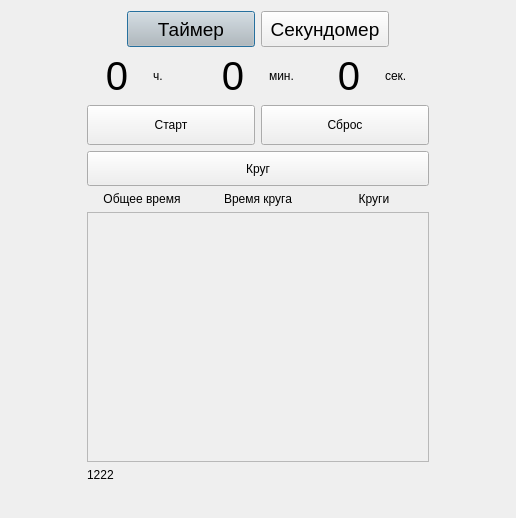
<?xml version="1.0" encoding="UTF-8"?>
<ui version="4.0">
 <class>Dialog</class>
 <widget class="QDialog" name="Dialog">
  <property name="geometry">
   <rect>
    <x>0</x>
    <y>0</y>
    <width>516</width>
    <height>518</height>
   </rect>
  </property>
  <property name="windowTitle">
   <string>Секундомер/Таймер</string>
  </property>
  <layout class="QVBoxLayout" name="verticalLayout_2">
   <item>
    <layout class="QHBoxLayout" name="horizontalLayout_20">
     <item>
      <spacer name="horizontalSpacer_3">
       <property name="orientation">
        <enum>Qt::Horizontal</enum>
       </property>
       <property name="sizeHint" stdset="0">
        <size>
         <width>40</width>
         <height>20</height>
        </size>
       </property>
      </spacer>
     </item>
     <item>
      <layout class="QVBoxLayout" name="verticalLayout">
       <item>
        <layout class="QHBoxLayout" name="horizontalLayout">
         <item>
          <spacer name="horizontalSpacer">
           <property name="orientation">
            <enum>Qt::Horizontal</enum>
           </property>
           <property name="sizeHint" stdset="0">
            <size>
             <width>40</width>
             <height>20</height>
            </size>
           </property>
          </spacer>
         </item>
         <item>
          <widget class="QPushButton" name="pushButton_Timer">
           <property name="minimumSize">
            <size>
             <width>128</width>
             <height>36</height>
            </size>
           </property>
           <property name="font">
            <font>
             <pointsize>14</pointsize>
             <weight>50</weight>
             <bold>false</bold>
            </font>
           </property>
           <property name="styleSheet">
            <string notr="true">background-color: rgb(192, 191, 188);</string>
           </property>
           <property name="text">
            <string>Таймер</string>
           </property>
          </widget>
         </item>
         <item>
          <widget class="QPushButton" name="pushButton_Sec">
           <property name="minimumSize">
            <size>
             <width>128</width>
             <height>36</height>
            </size>
           </property>
           <property name="font">
            <font>
             <pointsize>14</pointsize>
             <weight>50</weight>
             <bold>false</bold>
            </font>
           </property>
           <property name="text">
            <string>Секундомер</string>
           </property>
          </widget>
         </item>
         <item>
          <spacer name="horizontalSpacer_2">
           <property name="orientation">
            <enum>Qt::Horizontal</enum>
           </property>
           <property name="sizeHint" stdset="0">
            <size>
             <width>40</width>
             <height>20</height>
            </size>
           </property>
          </spacer>
         </item>
        </layout>
       </item>
       <item>
        <layout class="QHBoxLayout" name="horizontalLayout_3">
         <item>
          <widget class="QLabel" name="label_Sec_h_2">
           <property name="minimumSize">
            <size>
             <width>60</width>
             <height>45</height>
            </size>
           </property>
           <property name="font">
            <font>
             <pointsize>30</pointsize>
            </font>
           </property>
           <property name="text">
            <string>0</string>
           </property>
           <property name="alignment">
            <set>Qt::AlignCenter</set>
           </property>
          </widget>
         </item>
         <item>
          <widget class="QLabel" name="label_Sec_h">
           <property name="text">
            <string>ч.</string>
           </property>
          </widget>
         </item>
         <item>
          <widget class="QLabel" name="label_Sec_min_2">
           <property name="minimumSize">
            <size>
             <width>60</width>
             <height>0</height>
            </size>
           </property>
           <property name="font">
            <font>
             <pointsize>30</pointsize>
            </font>
           </property>
           <property name="text">
            <string>0</string>
           </property>
           <property name="alignment">
            <set>Qt::AlignCenter</set>
           </property>
          </widget>
         </item>
         <item>
          <widget class="QLabel" name="label_Sec_min">
           <property name="text">
            <string>мин.</string>
           </property>
          </widget>
         </item>
         <item>
          <widget class="QLabel" name="label_Sec_sec_2">
           <property name="minimumSize">
            <size>
             <width>60</width>
             <height>0</height>
            </size>
           </property>
           <property name="font">
            <font>
             <pointsize>30</pointsize>
            </font>
           </property>
           <property name="text">
            <string>0</string>
           </property>
           <property name="alignment">
            <set>Qt::AlignCenter</set>
           </property>
          </widget>
         </item>
         <item>
          <widget class="QLabel" name="label_Sec_sec">
           <property name="text">
            <string>сек.</string>
           </property>
          </widget>
         </item>
        </layout>
       </item>
       <item>
        <layout class="QHBoxLayout" name="horizontalLayout_2">
         <item>
          <widget class="QPushButton" name="pushButton_Sec_start_stop">
           <property name="minimumSize">
            <size>
             <width>140</width>
             <height>40</height>
            </size>
           </property>
           <property name="text">
            <string>Старт</string>
           </property>
          </widget>
         </item>
         <item>
          <widget class="QPushButton" name="pushButton_Sec_reset">
           <property name="minimumSize">
            <size>
             <width>140</width>
             <height>40</height>
            </size>
           </property>
           <property name="text">
            <string>Сброс</string>
           </property>
          </widget>
         </item>
        </layout>
       </item>
       <item>
        <widget class="QPushButton" name="pushButton_Sec_round">
         <property name="minimumSize">
          <size>
           <width>99</width>
           <height>35</height>
          </size>
         </property>
         <property name="text">
          <string>Круг</string>
         </property>
        </widget>
       </item>
       <item>
        <layout class="QHBoxLayout" name="horizontalLayout_50">
         <item>
          <widget class="QLabel" name="label50">
           <property name="text">
            <string>Общее время</string>
           </property>
           <property name="alignment">
            <set>Qt::AlignCenter</set>
           </property>
          </widget>
         </item>
         <item>
          <widget class="QLabel" name="label51">
           <property name="text">
            <string>Время круга</string>
           </property>
           <property name="alignment">
            <set>Qt::AlignCenter</set>
           </property>
          </widget>
         </item>
         <item>
          <widget class="QLabel" name="label52">
           <property name="text">
            <string>Круги</string>
           </property>
           <property name="alignment">
            <set>Qt::AlignCenter</set>
           </property>
          </widget>
         </item>
        </layout>
       </item>
       <item>
        <widget class="QScrollArea" name="scrollArea">
         <property name="minimumSize">
          <size>
           <width>0</width>
           <height>250</height>
          </size>
         </property>
         <property name="widgetResizable">
          <bool>true</bool>
         </property>
         <widget class="QWidget" name="scrollAreaWidgetContents">
          <property name="geometry">
           <rect>
            <x>0</x>
            <y>0</y>
            <width>354</width>
            <height>248</height>
           </rect>
          </property>
         </widget>
        </widget>
       </item>
       <item>
        <widget class="QLabel" name="label">
         <property name="text">
          <string>1222</string>
         </property>
        </widget>
       </item>
      </layout>
     </item>
     <item>
      <spacer name="horizontalSpacer_4">
       <property name="orientation">
        <enum>Qt::Horizontal</enum>
       </property>
       <property name="sizeHint" stdset="0">
        <size>
         <width>40</width>
         <height>20</height>
        </size>
       </property>
      </spacer>
     </item>
    </layout>
   </item>
   <item>
    <spacer name="verticalSpacer">
     <property name="orientation">
      <enum>Qt::Vertical</enum>
     </property>
     <property name="sizeHint" stdset="0">
      <size>
       <width>20</width>
       <height>21</height>
      </size>
     </property>
    </spacer>
   </item>
  </layout>
 </widget>
 <resources/>
 <connections/>
</ui>
